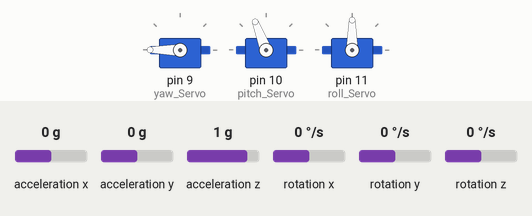
Simulated run of this sketch. Board: Arduino Uno, built with avr-gcc and run on an emulated ATmega328P. Parts: 3 × servo. The test bench sets the inputs (shaded band); at power-on: acceleration x 0 g, acceleration y 0 g, acceleration z 1 g, rotation x 0 °/s, rotation y 0 °/s, rotation z 0 °/s. What the sketch prints to the serial monitor is not drawn.

Above: at 7.6 s.
7.7 s: acceleration x set to 0.2 g
At 8.14 s:
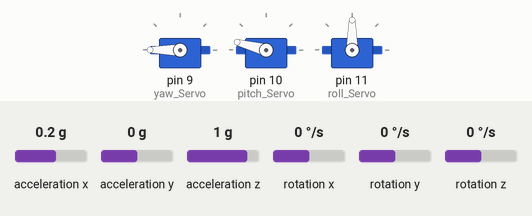
10.7 s: acceleration y set to 0.8 g
At 10.86 s:
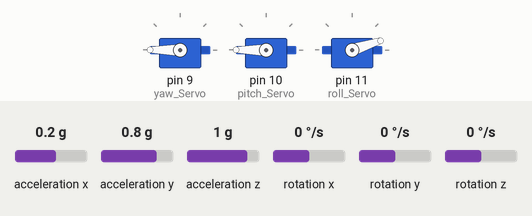
At 13.5 s:
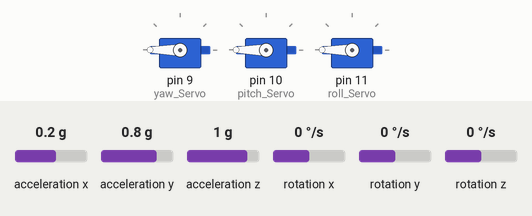
13.7 s: acceleration z set to 0 g
16.7 s: acceleration x set to 1.4 g
19.2 s: acceleration y set to -0.8 g
At 21.18 s:
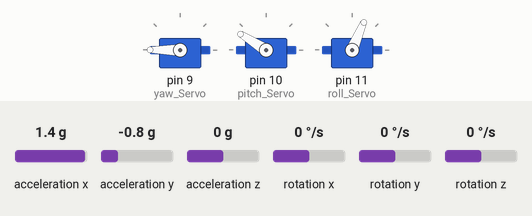
22.2 s: acceleration z set to -0.8 g
Timing chart, 0 to 27.9 s (numbered marks = the images above; inputs shaded):
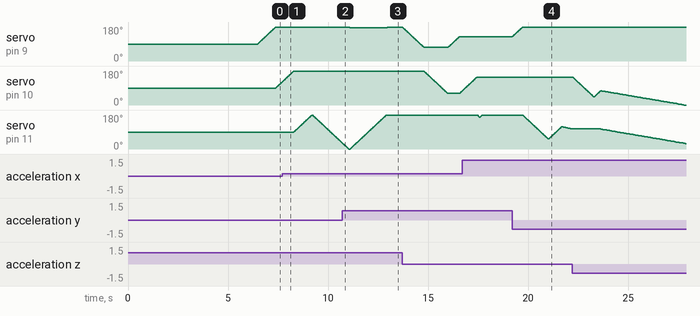

The sketch:

gimbalcodefinale.ino
```cpp
# include <Wire.h> //I2C communcation protocol
# include <MPU6050.h>
# include <Servo.h>

MPU6050 mpu; // intialises the MPU
Servo yaw_Servo, pitch_Servo, roll_Servo; //initialises the servos (x,y,z)

float Kp = 2.4, Ki = 0.02, Kd = 1.1; //PID Gain values

// PID variables for the all axeis
float Previous_Error_X = 0, Previous_Error_Y = 0, Previous_Error_Z = 0;
float Integral_X = 0, Integral_Y = 0, Integral_Z = 0;

// The MPU will aim to keep the servos at 90 degress as it's the inital condition
int Set_Point_X = 90;
int Set_Point_Y = 90;
int Set_Point_Z = 90;

float Offset_X = 0, Offset_Y = 0, Offset_Z = 0; // stores intial offset values

void setup () {
    Serial.begin(115200); // Begins serial communication at 115200 baud rate
    Wire.begin(); //Begins I2C communcation protocol to communcate with the MPU

    mpu.initialize();
    if (!mpu.testConnection()) { // checks connection of MPU to arduino
        Serial.println("Connection with MPU6050 not established");
        while (1); // Stops program if connection not established
    }

    // Attach servos to the following ports
    yaw_Servo.attach(9);
    pitch_Servo.attach(10);
    roll_Servo.attach(11);

    // Centering the servos
    yaw_Servo.write(Set_Point_X);
    pitch_Servo.write(Set_Point_Y);
    roll_Servo.write(Set_Point_Z);

    // GIVES 5 seconds to place place gimbal in desired orientation
    Serial.println("Place gimbal in desired orentation");
    delay(5000);

    // The initial position is considered the reference point
    int16_t ax, ay, az; // int16_t is a 16-bit data type that stores +&- numbers; the MPU gives 16-bit +/- integers. ax, ay, az store the accelerometer values
    float sumX = 0, sumY = 0, sumZ = 0; //floating data point storing decimals

    for (int i = 0; i<200; i++) { // initialising loop variable i=0 until i<200, i++ means each interation ,i, increases by 1
        mpu.getAcceleration(&ax, &ay, &az);
        sumX += atan2(ay, az) * 180/PI; // converting the acceleration data into angles
        sumY += atan2(ax, az) * 180/PI; // converting the acceleration data into angles
        sumZ += atan2(ax, ay) * 180/PI; // converting the acceleration data into angles
        // += Adds up the angle values
        delay(5); // delay between readings for stabalisation
    }

    Offset_X = sumX / 200;
    Offset_Y = sumY / 200;
    Offset_Z = sumZ / 200;

    Serial.println("Initial position established");
    Serial.print("Offest X: "); Serial.println(Offset_X);
    Serial.print("Offest Y: "); Serial.println(Offset_Y);
    Serial.print("Offest Z: "); Serial.println(Offset_Z);

    Serial.println("Stabalisation initiated after calibration");

}

void loop () { // performs actions and doesn't return any values
    int16_t ax, ay, az, gx, gy, gz; // a for accelerometer, g for gyroscope
    mpu.getMotion6(&ax, &ay, &az, &gx, &gy, &gz); //'&' means function will directly modify the variable

    // Convert accel values to angles and apply offset
    float accelAngle_X = (atan2(ay, az) * 180 / PI) - Offset_X;
    float accelAngle_Y = (atan2(ax, az) * 180 / PI) - Offset_Y;
    float accelAngle_Z = (atan2(ax, ay) * 180 / PI) - Offset_Z;

    //Applying PID controls for the 3-axis
    float output_X = calculatePID(accelAngle_X, Set_Point_X, Previous_Error_X, Integral_X);
    float output_Y = calculatePID(accelAngle_Y, Set_Point_Y, Previous_Error_Y, Integral_Y);
    float output_Z = calculatePID(accelAngle_Z, Set_Point_Z, Previous_Error_Z, Integral_Z);

    // Servo angle limits so that it's within the angle range of the servo motors
    output_X = constrain(output_X, 0, 180);
    output_Y = constrain(output_Y, 0, 180);
    output_Z = constrain(output_Z, 0, 180);

    // function moves servos smoothly
    moveServoSmooth(yaw_Servo, output_X);
    moveServoSmooth(pitch_Servo, output_Y);
    moveServoSmooth(roll_Servo, output_Z);

    // shows the angles in the serial monitor
    Serial.print("Yaw: "); Serial.print(output_X);
    Serial.print(" | Pitch: "); Serial.print(output_Y);
    Serial.print(" | Roll: "); Serial.print(output_Z);

    delay(15); //delay between each consecutive set of readings

}

// PID control code
float calculatePID(float current_Angle, float target_Angle, float &previous_Error, float &Integral) {
    float error = target_Angle - current_Angle;
    Integral += error;
    float derivative = error - previous_Error;

    // PID Output
    float output = target_Angle +(Kp * error) + (Ki * Integral) + (Kd * derivative);

    previous_Error = error; // This stores the previous error to use for the next calculation of error
    return output;

}

// moveServoSmooth function
void moveServoSmooth(Servo &servo, int target_Angle) { // &servo' allows direct manipulation of the servo for smooth and real time movement
    int current_Angle = servo.read(); // reads the current angle of the servo
    while(current_Angle != target_Angle) { // loop always runs as long as current agnle is not equal to taret angle
      if(current_Angle < target_Angle) current_Angle++; // increases angle by 1 degree incerements
      else current_Angle--; // decreases angle by 1 degree increments

      servo.write(current_Angle); // moves angle to the changed angle
      delay(10); // slows servo movement for smooth movement

    }
}
```

Measured:
- the behaviour switches between 0 and 0.1 g on acceleration x (found by bisection; images 0 and 1)
- after the input at 10.7 s, servo on pin 9 (yaw_Servo): 180° → 175° after 0.36 s, → 180° 1.9 s later
- after the input at 19.2 s, servo on pin 9 (yaw_Servo): moves from 129° to 180° over 0.50 s, starting at once
